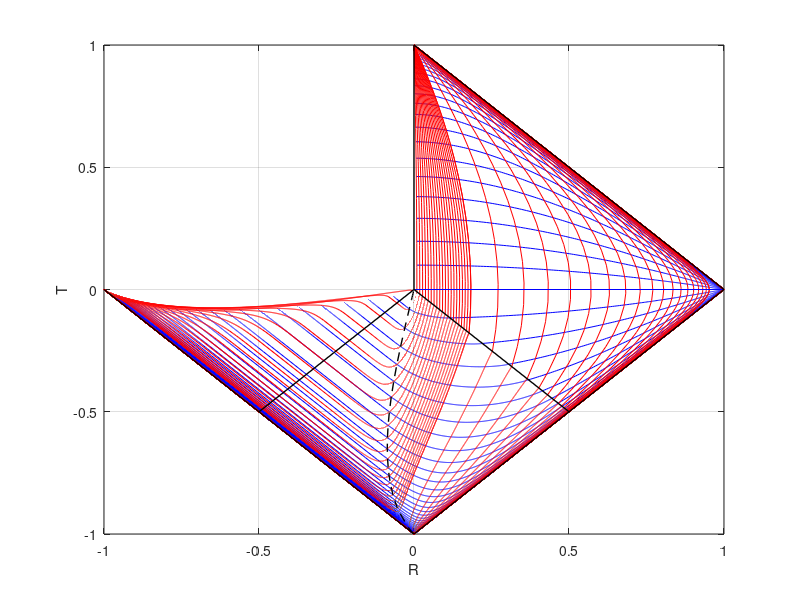

MATLAB code to generate this figure:


figure;

#lines of constant t exterior
for c_values = [0.1:0.1:10,10:1:100];
  i = 1:length(c_values)
    % Calculate the upper and lower bounds for x based on the condition
    upper_bound = c_values(i)./ 0.0784;
    lower_bound = c_values(i)./ 1.1664;

    % Generate x values within the specified range
    x = linspace(lower_bound, upper_bound, 1000);
    current_c = c_values(i);

    % Calculate the corresponding y-values for the current c
    u1 = -x .* ((-0.28 + sqrt(current_c ./ x)).^(0.9)) .* ((0.41 + sqrt(current_c ./ x)).^(1.5)) .* ((0.87 + sqrt(current_c ./ x)).^(-0.44));
    u2 = -x .* (exp(-0.2 .* atan(3.32 .* sqrt(current_c ./ x) + 0.14))) .* ((1.08 - sqrt(current_c ./ x)).^(0.13)) .* ((current_c ./ x + 0.08 .* sqrt(current_c ./ x) + 0.09).^(0.9));
    T = 0.5.*(tanh(u1) + tanh(u2));
    R = 0.5.*(tanh(u1) - tanh(u2));

    % Plot the function for the current c
    plot(R, T, '-b');

    hold on; % Keep the current plot active
end

#lines of constant t interior
for k_values = [0.1:0.1:10,10:1:100];
    j = 1:length(k_values)
    % Calculate the upper and lower bounds for x based on the condition
    upper_bound = k_values(j)./ 0.0784;
    lower_bound = k_values(j)./ 1.1664;

    % Generate x values within the specified range
    x = linspace(10e-2, lower_bound, 10000);
    current_c = k_values(i);

    % Calculate the corresponding y-values for the current c
    u1 = -x .* ((-0.28 + sqrt(current_c ./ x)).^(0.9)) .* ((0.41 + sqrt(current_c ./ x)).^(1.5)) .* ((0.87 + sqrt(current_c ./ x)).^(-0.44));
    u2 = -x .* (exp(-0.2 .* atan(3.32 .* sqrt(current_c ./ x) + 0.14))) .* ((-1.08 + sqrt(current_c ./ x)).^(0.13)) .* ((current_c ./ x + 0.08 .* sqrt(current_c ./ x) + 0.09).^(0.9));
    T = 0.5.*(tanh(u1) + tanh(u2));
    R = 0.5.*(tanh(u1) - tanh(u2));

    % Plot the function for the current c
    plot(T, R, '-b');

    hold on; % Keep the current plot active
end

# lines of constant r interior region
for a_values = [0.01,0.1:0.1:2,2:1:20,20:10:200,200:100:1000];
    n = 1:length(a_values)
    % Calculate the upper and lower bounds for x based on the condition
    lower_bound = a_values(n).* 0.0784;
    upper_bound = a_values(n).* 1.1664;

    % Generate x values within the specified range
    x = linspace(upper_bound, 100, 100000);
    current_c = a_values(n);

    % Calculate the corresponding y-values for the current c
    u1 = -current_c .* ((-0.28 + sqrt(x./current_c )).^(0.9)) .* ((0.41 + sqrt(x./current_c )).^(1.5)) .* ((0.87 + sqrt(x./current_c )).^(-0.44));
    u2 = -current_c .* (exp(-0.2 .* atan(3.32 .* sqrt(x./current_c) + 0.14))) .* ((-1.08 + sqrt(x./current_c )).^(0.13)) .* ((x./current_c  + 0.08 .* sqrt(x./current_c ) + 0.09).^(0.9));
    T = 0.5.*(tanh(u1) + tanh(u2));
    R = 0.5.*(tanh(u1) - tanh(u2));
    linewidth = 0.8
    % Plot the function for the current c
    plot(T, R, '-r','LineWidth', linewidth);

    hold on; % Keep the current plot active
end


# lines of constant r exterior
for b_values = [0.1:0.1:2,2:1:20,20:10:200,200:100:1000];
    m = 1:length(b_values)
    % Calculate the upper and lower bounds for x based on the condition
    lower_bound = b_values(m).* 0.0784;
    upper_bound = b_values(m).* 1.1664;

    % Generate x values within the specified range
    x = linspace(lower_bound, upper_bound, 10000);
    current_c = b_values(m);

    % Calculate the corresponding y-values for the current c
    u1 = -current_c .* ((-0.28 + sqrt(x./current_c )).^(0.9)) .* ((0.41 + sqrt(x./current_c )).^(1.5)) .* ((0.87 + sqrt(x./current_c )).^(-0.44));
    u2 = -current_c .* (exp(-0.2 .* atan(3.32 .* sqrt(x./current_c) + 0.14))) .* ((1.08 - sqrt(x./current_c )).^(0.13)) .* ((x./current_c  + 0.08 .* sqrt(x./current_c ) + 0.09).^(0.9));
    T = 0.5.*(tanh(u1) + tanh(u2));
    R = 0.5.*(tanh(u1) - tanh(u2));

    % Plot the function for the current c
    plot(R, T, '-r');

    hold on; % Keep the current plot active
end
# Minkowski lines of constant t oben
for l_values = [0.1:0.1:2];
  s = 1:length(l_values)
    x=linspace(0.01,100,10000);
    current_l = l_values(s);
     % Calculate the corresponding y-values for the current c

    u1 = x + current_l;
    u2 = -x + current_l;
    T = 0.5.*(tanh(u1)+tanh(u2));
    R = 0.5.*(tanh(u1)-tanh(u2));
    % Plot the function for the current c
    plot(R, T, '-b');

    hold on; % Keep the current plot active

end

# Minkowski lines of constant t unten
for l_values = [0.1:0.1:2];
  s = 1:length(l_values)
    upper_bound = 1.18425.*l_values(s);
    x=linspace(upper_bound,100,10000);
    current_l = -1.18425.*l_values(s);
     % Calculate the corresponding y-values for the current c

    u1 = x + current_l;
    u2 = -x + current_l;
    T = 0.5.*(tanh(u1)+tanh(u2));
    R = 0.5.*(tanh(u1)-tanh(u2));
    % Plot the function for the current c
    plot(R, T, '-b');

    hold on; % Keep the current plot active

end

# Minkowski lines of constant r
for r_values = [0.1:0.1:2,2:1:20,20:10:200];
    z = 1:length(r_values);

    lower_bound = -0.09285.*r_values(z);

    x=linspace(lower_bound,100,1000);
    current_r = 0.09285.*r_values(z);

    % Calculate the corresponding y-values for the current c

    u1 = x + current_r;
    u2 = x - current_r;
    T = 0.5.*(tanh(u1)+tanh(u2));
    R = 0.5.*(tanh(u1)-tanh(u2));
    % Plot the function for the current c
    plot(R, T, '-r');

    hold on; % Keep the current plot active
end

#Important lines:
#Horizontal blue line for t=0
x1 = [0, 1];
y1 = [0, 0];
plot(x1, y1, 'b-');
hold on;

#Minkowski Border: z=0.0784
x3= [0,0.5]
y3= [0,-0.5]
plot(x3,y3,'k-','LineWidth', 1);
hold on;

#Horizon: z=1,1664
x4= [0,-0.5]
y4= [0,-0.5]
plot(x4,y4,'k-','LineWidth', 1);
hold on;

#Singularity
x = linspace(0.000784, 100, 50000);

u11 = -0.001.* ((-0.28 + sqrt(x./0.001 )).^(0.9)) .* ((0.41 + sqrt(x./0.001 )).^(1.5)) .* ((0.87 + sqrt(x./0.001 )).^(-0.44));
u22 = 0.001 .* (exp(-0.2 .* atan(3.32 .* sqrt(x./0.001) + 0.14))) .* ((-1.08 + sqrt(x./0.001)).^(0.13)) .* ((x./0.001  + 0.08 .* sqrt(x./0.001 ) + 0.09).^(0.9));
T1 = 0.5.*(tanh(u11) + tanh(u22));
R1 = 0.5.*(tanh(u11) - tanh(u22));
#plot(R1, T1, '-k','LineWidth', 1);
hold on;

#Radial mass scale z=0
R_values1 = [];
T_values1 = [];

for current_q = [0.01:0.01:0.1, 0.1:0.1:2, 2:1:20]
    c = current_q;

    % Calculate u1 and u2 using the given formulas
    u1 = -0.9458 * c;
    u2 = -0.6409 * c;

    % Calculate R and T for the current value of c
    T = 0.5 * (tanh(u1) + tanh(u2));
    R = 0.5 * (tanh(u1) - tanh(u2));

    % Append the results to the arrays
    R_values1 = [R_values1, R];
    T_values1 = [T_values1, T];
end
plot(R_values1, T_values1, 'k--','LineWidth', 1);
hold on;

#Border lines
plot([-1,0],[0,-1],'k-','LineWidth', 1);
hold on;
plot([0,1],[-1,0],'k-','LineWidth', 1);
hold on;
plot([1,0],[0,1],'k-','LineWidth', 1);
hold on;
plot([0,0],[1,0],'k-','LineWidth', 1);
hold on;

axis([-1, 1, -1, 1]);
xlabel('R')
ylabel('T')
grid on


hold off; % Release the current plot
